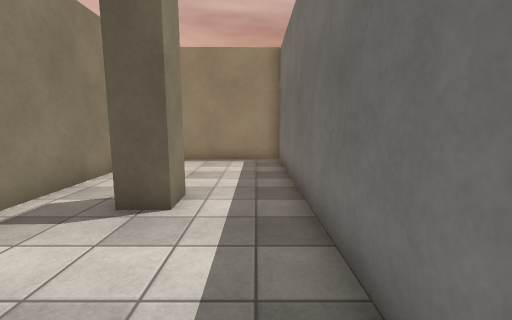
view 1 (above)

22 first-person views from a walk through a Unity game level. The camera is 1.5 m above the floor, tilts 8° down and sees 90° across. The floor is counted in squares, 1 m on a side. Each view is taken from the middle of a square. On the plan, view 1 faces up. The plan holds only what a view shows up to about 13 squares ahead; the rest is blank. The place goes on beyond the plan. Flat ground stands in for the terrain. The player is left out. Some animated figures are not drawn. Surface patterns are stand-ins for the level's own textures.

view 2
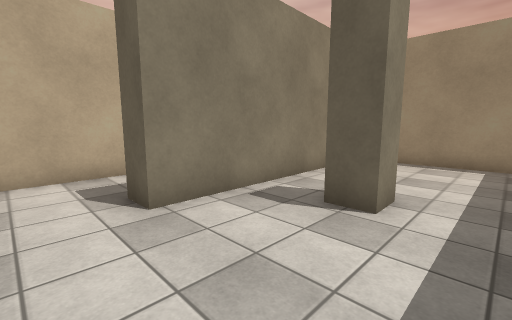

view 3
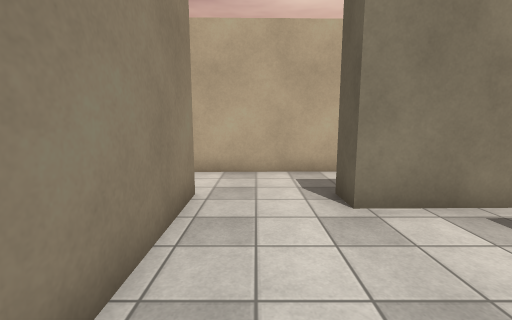

view 4
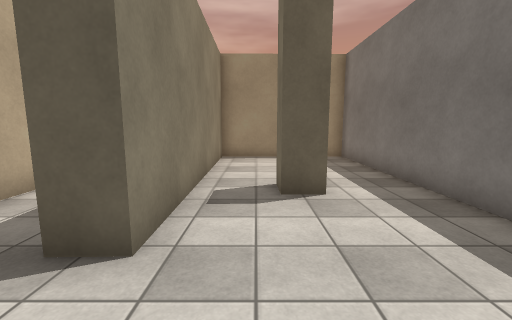

view 5
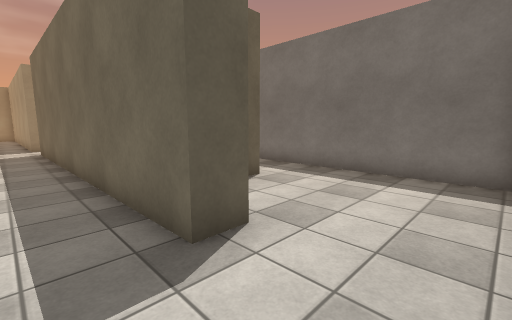

view 6
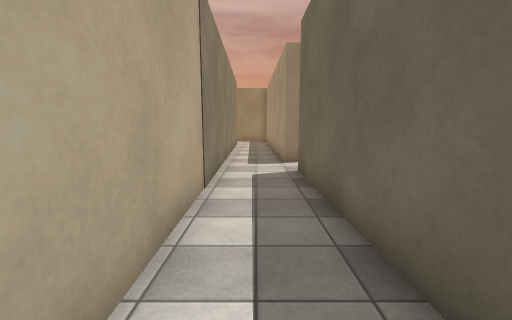

view 7
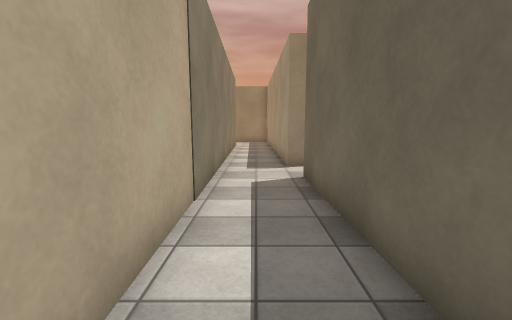

view 8
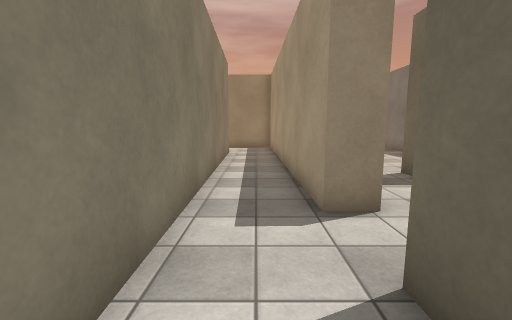

view 9
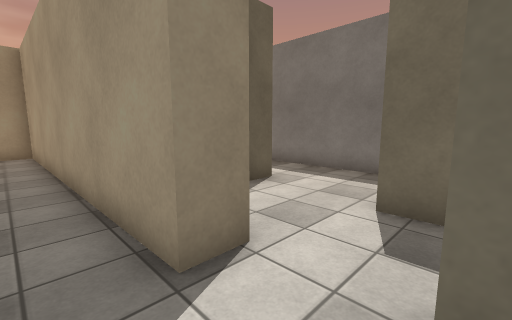

view 10
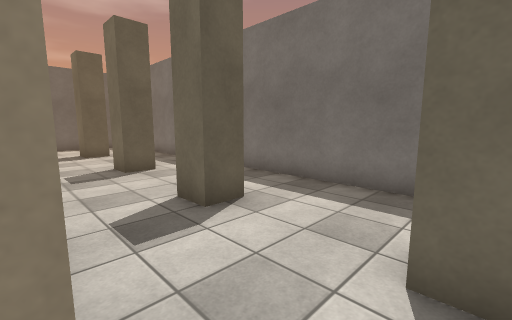

view 11
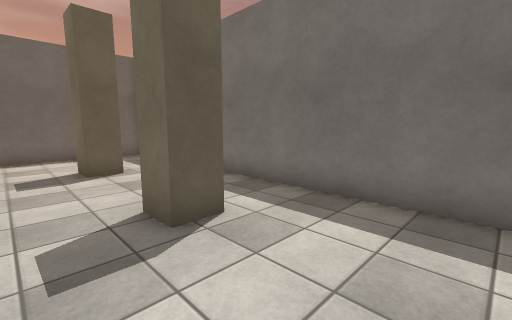

view 12
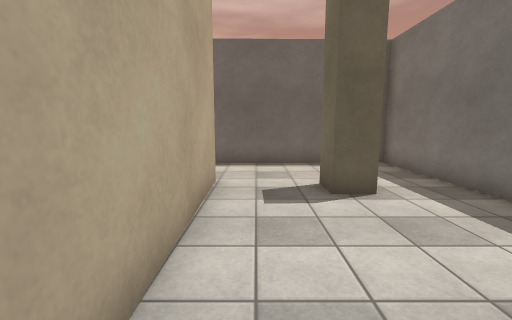

view 13
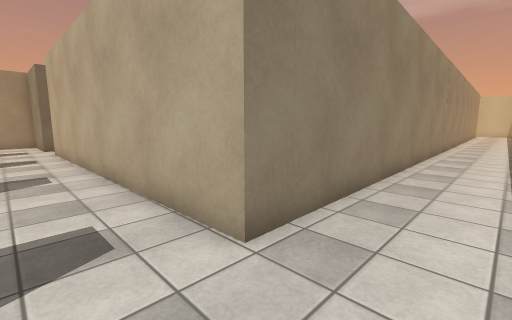

view 14
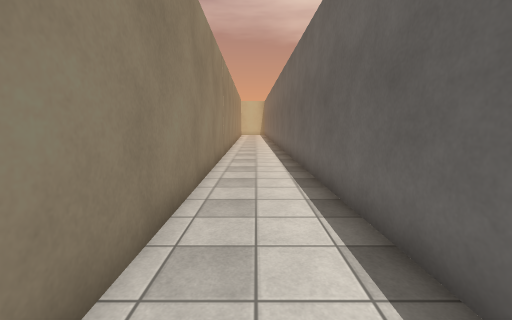

view 15
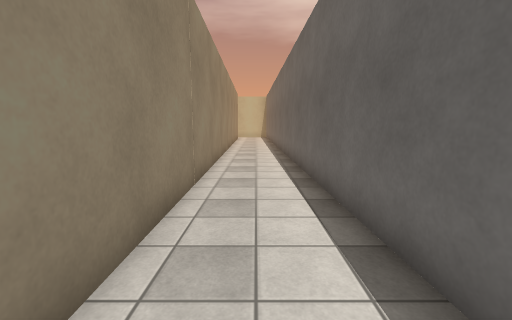

view 16
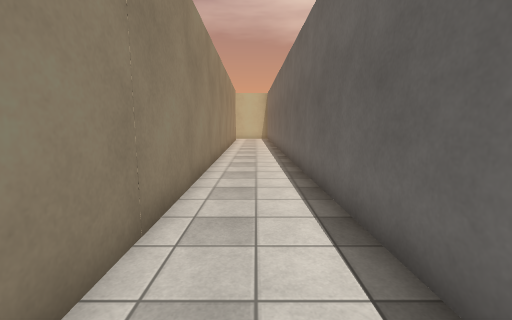

view 17
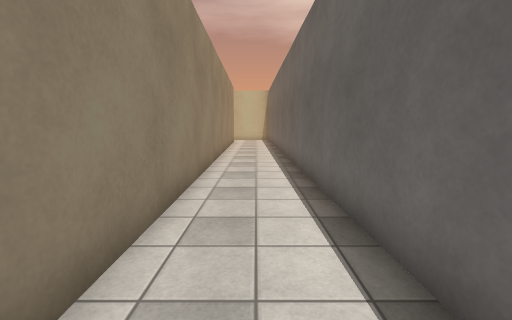

view 18
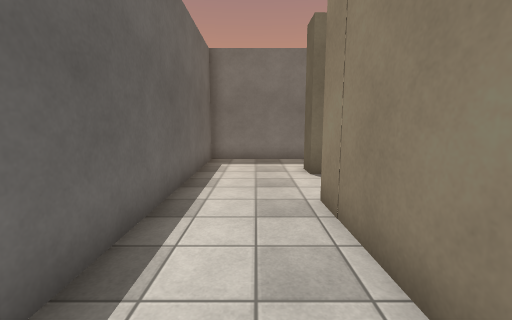

view 19
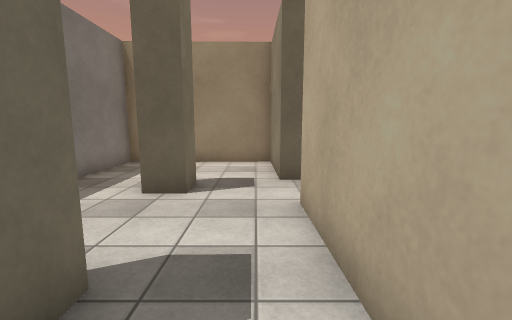

view 20
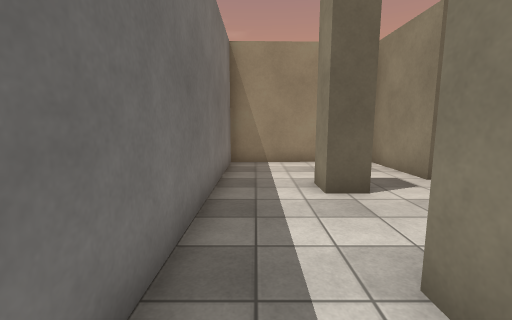

view 21
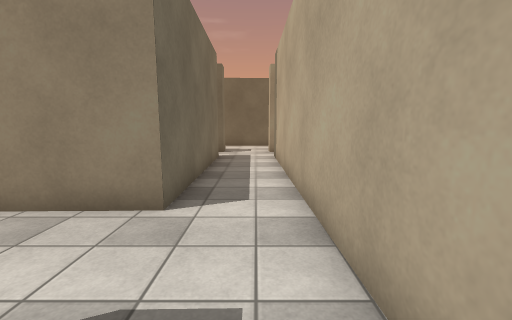

view 22
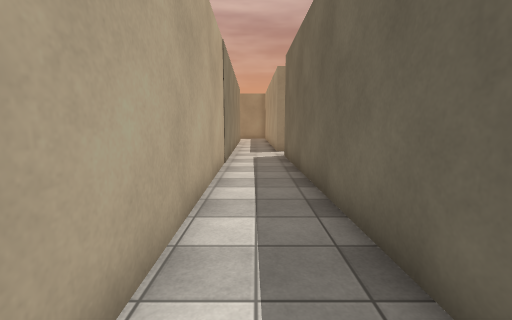

### Floor plan
Points are (right, up) in squares from view 1. A wall is a line through its corners. A room is listed if a view was taken in it or the views show most of it. See-through windows are left out.
Room 1 (views 1, 2, 3, 4, 5, 6, 7, 8, 9, 21, 22)
walls: (-1.5, 5.4) (-1.5, 4.3) (-2.5, 4.3) (-2.5, 5.4); (1, -1.1) (1, 10.9) (-4.6, 10.8) (-4.4, 1.7) (-5.4, 1.7) (-5.6, 15.2); (-5.3, -4.5) (-5.4, -1.3) (-1, -1.2); (-8.3, 17.6) (-7.9, -4.5)
ways out: opening at (-5, 16.5) to room 2; opening at (-7.5, 17)
Room 2 (views 10, 11, 12, 13, 14, 15, 16, 17, 18, 19, 20)
walls: (-1.3, 29.4) (-2.4, 29.4) (-2.5, 30.3) (-1.3, 30.4); (-1.3, 24.4) (-2.4, 24.4) (-2.4, 25.4); (-1.5, 20.7) (-1.5, 19.9) (-2.5, 19.8) (-2.6, 20.9); (-2.5, 15.6) (-2.5, 16.6) (-1.4, 16.6) (-1.4, 15.6); (-5.3, 15.2) (-4.6, 15.2) (-4.6, 11.8) (1, 11.9) (1, 33.9) (-27.6, 33.4); (-27.6, 30.3) (-5.1, 30.7) (-4.8, 17.3) (-6, 17.3)
ways out: opening at (-5, 16.5) to room 1

Positions as (right, up) in squares from view 1, and headings:
1: (0, 0), facing up
2: (0, 0), facing up-left
3: (0, 0), facing left
4: (-3, -1), facing up
5: (-7, -1), facing up-right
6: (-7, 7), facing up
7: (-7, 8), facing up
8: (-7, 13), facing up
9: (-7, 15), facing up-right
10: (-5, 16), facing up-right
11: (-4, 21), facing up-right
12: (-4, 24), facing up
13: (-3, 33), facing down-left
14: (-7, 32), facing left
15: (-13, 32), facing left
16: (-16, 32), facing left
17: (-18, 32), facing left
18: (-10, 32), facing right
19: (-4, 22), facing down
20: (0, 22), facing down
21: (-7, 3), facing down
22: (-7, 3), facing up
